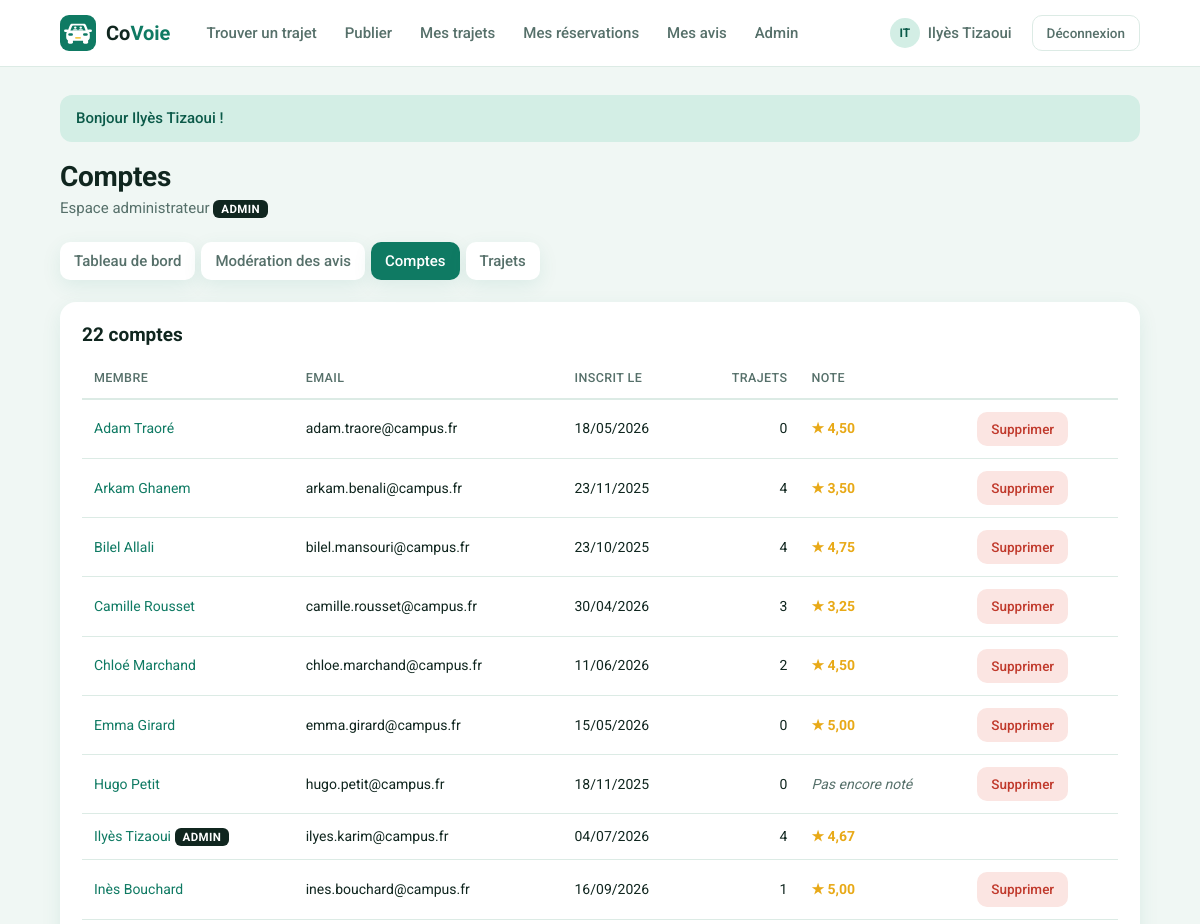
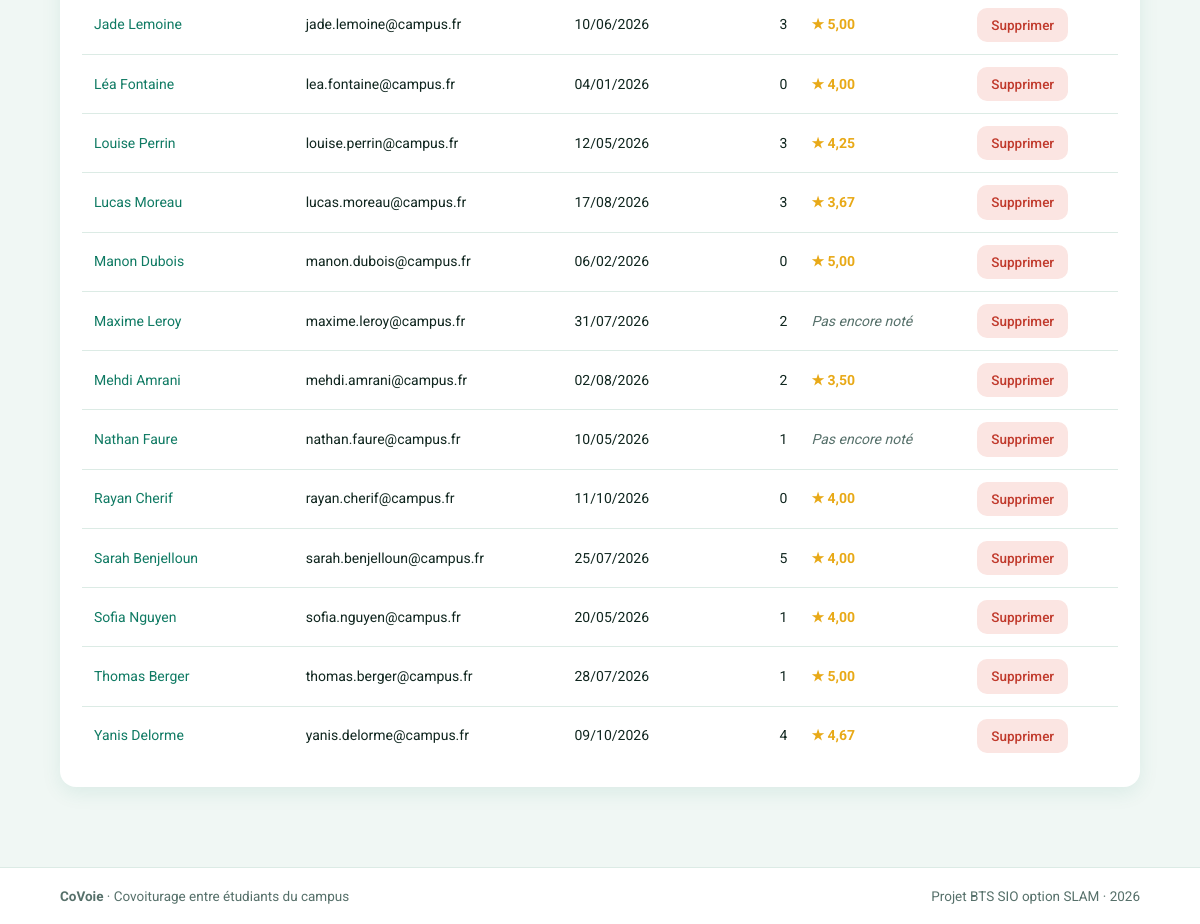
The app's page /index.php?page=admin-utilisateurs (signed in) with its own data (2 pictures, top to bottom).
### tables this page shows
CREATE TABLE utilisateurs (
    id               INT(11)      NOT NULL AUTO_INCREMENT,
    nom              VARCHAR(100) NOT NULL,
    email            VARCHAR(180) NOT NULL,
    mot_de_passe     VARCHAR(255) NOT NULL,
    role             VARCHAR(10)  NOT NULL DEFAULT 'membre',
    date_inscription DATETIME     NOT NULL,

    PRIMARY KEY (id),
    UNIQUE KEY email_unique (email)
);

### includes/fonctions.php (called while the page is built, shortened)
<?php
function estConnecte(): bool
{
    return isset($_SESSION['utilisateur']);
}
function idConnecte(): int
{
    if (estConnecte()) {
        return $_SESSION['utilisateur']['id'];
    }
    return 0;
}
function afficherVue(string $vue, array $donnees = []): void
{
    extract($donnees);
    require 'vues/gabarit/en-tete.php';
    require 'vues/' . $vue . '.php';
    require 'vues/gabarit/pied.php';
}
function e($texte): string
{
    return htmlspecialchars((string) $texte, ENT_QUOTES, 'UTF-8');
}
function formaterDate(string $date): string
{
    return date('d/m/Y', strtotime($date));
}
function formaterNote(?float $note): string
{
    return '★ ' . number_format($note, 2, ',', ' ');
}

### controleurs/AdminController.php (called while the page is built, shortened)
<?php
class AdminController
{
    public function utilisateurs(): void
    {
        afficherVue('admin/utilisateurs', [
            'titre' => 'Comptes',
            'onglet' => 'admin-utilisateurs',
            'utilisateurs' => Utilisateur::listerTous()
        ]);
    }
}

### index.php (called while the page is built, shortened)
<?php
require_once 'includes/connexion.php';
require_once 'includes/fonctions.php';
require_once 'includes/routes.php';
require_once 'controleurs/AdminController.php';
$page = 'accueil';
if (isset($_GET['page']) && is_string($_GET['page'])) {
    $page = $_GET['page'];
}
$nomMethode = $routes[$page][1];
$controleur = new $nomControleur();
$controleur->$nomMethode();

### includes/connexion.php (called while the page is built)
<?php
function connexionBdd(): PDO
{
    static $pdo = null;
    if ($pdo === null) {
        $dsn = 'mysql:host=' . BDD_HOTE . ';port=' . BDD_PORT . ';dbname=' . BDD_NOM . ';charset=utf8mb4';
        try {
            $pdo = new PDO($dsn, BDD_UTILISATEUR, BDD_MOT_DE_PASSE, [
                PDO::ATTR_ERRMODE => PDO::ERRMODE_EXCEPTION,
                PDO::ATTR_DEFAULT_FETCH_MODE => PDO::FETCH_ASSOC,
                PDO::ATTR_EMULATE_PREPARES => false
            ]);
        } catch (PDOException $erreur) {
            afficherErreur(500, 'Base de données inaccessible : lancez WAMP et importez sql/covoiturage.sql.');
        }
    }
    return $pdo;
}
function requete(string $sql, array $parametres = []): PDOStatement
{
    $resultat = connexionBdd()->prepare($sql);
    $resultat->execute($parametres);
    return $resultat;
}

### modeles/Utilisateur.php (called while the page is built, shortened)
<?php
class Utilisateur
{
    public static function listerTous(): array
    {
        $sql = "SELECT u.id, u.nom, u.email, u.role, u.date_inscription,
                       (SELECT AVG(note) FROM avis WHERE id_cible = u.id) AS note,
                       (SELECT COUNT(*) FROM trajets WHERE id_conducteur = u.id) AS nb_trajets
                FROM utilisateurs u
                ORDER BY u.nom";
        return requete($sql)->fetchAll();
    }
}

### vues/admin/utilisateurs.php (the view, shortened to what this page needs)
<?php
require 'vues/admin/onglets.php';
?>
<div class="carte">
    <h2><?= count($utilisateurs) ?> comptes</h2>
    <div class="tableau-defilant">
        <table>
            <tr>
                <th>Membre</th>
                <th>Email</th>
                <th>Inscrit le</th>
                <th class="nombre">Trajets</th>
                <th>Note</th>
                <th></th>
            </tr>
            <?php foreach ($utilisateurs as $u) { ?>
                <tr>
                    <td>
                        <a href="index.php?page=profil&amp;id=<?= $u['id'] ?>"><?= e($u['nom']) ?></a>
                        <?php if ($u['role'] === 'admin') { ?><span class="badge-admin">ADMIN</span><?php } ?>
                    </td>
                    <td><?= e($u['email']) ?></td>
                    <td><?= formaterDate($u['date_inscription']) ?></td>
                    <td class="nombre"><?= $u['nb_trajets'] ?></td>
                    <td>
                        <?php if ($u['note'] === null) { ?>
                            <span class="note-vide">Pas encore noté</span>
                        <?php } else { ?>
                            <span class="note"><?= formaterNote((float) $u['note']) ?></span>
                        <?php } ?>
                    </td>
                    <td>
                        <?php
                        if ($u['id'] != idConnecte()) { ?>
                            <form class="en-ligne" method="post" action="index.php?page=admin-supprimer-compte&amp;id=<?= $u['id'] ?>"
                                  data-confirmation="Supprimer le compte de <?= e($u['nom']) ?> ? Ses trajets, réservations et avis seront aussi supprimés.">
                                <button class="bouton bouton-danger bouton-petit" type="submit">Supprimer</button>
                            </form>
                        <?php } ?>
                    </td>
                </tr>
            <?php } ?>
        </table>
    </div>
</div>

### css/style.css (style rules this page uses)
:root { --fond: #f0f7f4; --surface: #ffffff; --encre: #10261f; --gris: #56706a; --bord: #dcebe5; --primaire: #0f7a63; --primaire-fonce: #0b5a49; --clair: #d3eee5; --champ: #f9fcfb; --jaune: #f2c94c; --jaune-clair: #fdf3d3; --rouge: #c0392b; --rouge-clair: #fbe5e2; --etoile: #e8a917; --ombre: 0 6px 20px rgba(15, 122, 99, .09); --rayon: 16px; }
* { box-sizing: border-box; }
body { margin: 0; font-family: "Roboto", Arial, sans-serif; font-size: 15px; line-height: 1.5; color: var(--encre); background: var(--fond); min-height: 100vh; display: flex; flex-direction: column; }
a { color: var(--primaire); text-decoration: none; }
h1, h2, h3 { margin: 0 0 12px; line-height: 1.2; }
h2 { font-size: 19px; }
.bouton { display: inline-flex; align-items: center; justify-content: center; gap: 6px; background: var(--primaire); color: #fff; border: none; border-radius: 12px; padding: 11px 20px; font: inherit; font-weight: 500; cursor: pointer; transition: background .15s; }
.bouton-danger { background: var(--rouge-clair); color: var(--rouge); }
.bouton-petit { padding: 7px 14px; font-size: 13.5px; border-radius: 10px; }
.en-ligne { display: inline; margin: 0; }
.carte { background: var(--surface); border-radius: var(--rayon); box-shadow: var(--ombre); padding: 22px; margin-bottom: 20px; }
.carte > h2 { display: flex; align-items: center; justify-content: space-between; gap: 10px; }
.note { color: var(--etoile); font-weight: 700; }
.note-vide { color: var(--gris); font-style: italic; font-weight: 400; }
.tableau-defilant { overflow-x: auto; }
table { width: 100%; border-collapse: collapse; font-size: 14px; }
th { text-align: left; color: var(--gris); font-weight: 500; font-size: 12.5px; text-transform: uppercase; letter-spacing: .4px; padding: 10px 12px; border-bottom: 2px solid var(--bord); white-space: nowrap; }
td { padding: 12px; border-bottom: 1px solid var(--bord); vertical-align: middle; }
tr:last-child td { border-bottom: none; }
td.nombre, th.nombre { text-align: right; }
.badge-admin { background: var(--encre); color: #fff; padding: 2px 8px; border-radius: 6px; font-size: 11.5px; font-weight: 700; letter-spacing: .4px; }

### records on screen
utilisateurs: nom "Adam Traoré", email "adam.traore@campus.fr", date_inscription "18/05/2026", nb_trajets "0", note "★ 4,50"
utilisateurs: nom "Arkam Ghanem", email "arkam.benali@campus.fr", date_inscription "23/11/2025", nb_trajets "4", note "★ 3,50"
utilisateurs: nom "Bilel Allali", email "bilel.mansouri@campus.fr", date_inscription "23/10/2025", nb_trajets "4", note "★ 4,75"
utilisateurs: nom "Camille Rousset", email "camille.rousset@campus.fr", date_inscription "30/04/2026", nb_trajets "3", note "★ 3,25"
utilisateurs: nom "Chloé Marchand", email "chloe.marchand@campus.fr", date_inscription "11/06/2026", nb_trajets "2", note "★ 4,50"
utilisateurs: nom "Emma Girard", email "emma.girard@campus.fr", date_inscription "15/05/2026", nb_trajets "0", note "★ 5,00"
utilisateurs: nom "Hugo Petit", email "hugo.petit@campus.fr", date_inscription "18/11/2025", nb_trajets "0", shows "Pas encore noté"
utilisateurs: nom "Ilyès Tizaoui", role "ADMIN", email "ilyes.karim@campus.fr", date_inscription "04/07/2026", nb_trajets "4", note "★ 4,67"
utilisateurs: nom "Inès Bouchard", email "ines.bouchard@campus.fr", date_inscription "16/09/2026", nb_trajets "1", note "★ 5,00"
utilisateurs: nom "Jade Lemoine", email "jade.lemoine@campus.fr", date_inscription "10/06/2026", nb_trajets "3", note "★ 5,00"
utilisateurs: nom "Léa Fontaine", email "lea.fontaine@campus.fr", date_inscription "04/01/2026", nb_trajets "0", note "★ 4,00"
utilisateurs: nom "Louise Perrin", email "louise.perrin@campus.fr", date_inscription "12/05/2026", nb_trajets "3", note "★ 4,25"
utilisateurs: nom "Lucas Moreau", email "lucas.moreau@campus.fr", date_inscription "17/08/2026", nb_trajets "3", note "★ 3,67"
utilisateurs: nom "Manon Dubois", email "manon.dubois@campus.fr", date_inscription "06/02/2026", nb_trajets "0", note "★ 5,00"
utilisateurs: nom "Maxime Leroy", email "maxime.leroy@campus.fr", date_inscription "31/07/2026", nb_trajets "2", shows "Pas encore noté"
utilisateurs: nom "Mehdi Amrani", email "mehdi.amrani@campus.fr", date_inscription "02/08/2026", nb_trajets "2", note "★ 3,50"
utilisateurs: nom "Nathan Faure", email "nathan.faure@campus.fr", date_inscription "10/05/2026", nb_trajets "1", shows "Pas encore noté"
utilisateurs: nom "Rayan Cherif", email "rayan.cherif@campus.fr", date_inscription "11/10/2026", nb_trajets "0", note "★ 4,00"
utilisateurs: nom "Sarah Benjelloun", email "sarah.benjelloun@campus.fr", date_inscription "25/07/2026", nb_trajets "5", note "★ 4,00"
utilisateurs: nom "Sofia Nguyen", email "sofia.nguyen@campus.fr", date_inscription "20/05/2026", nb_trajets "1", note "★ 4,00"
utilisateurs: nom "Thomas Berger", email "thomas.berger@campus.fr", date_inscription "28/07/2026", nb_trajets "1", note "★ 5,00"
utilisateurs: nom "Yanis Delorme", email "yanis.delorme@campus.fr", date_inscription "09/10/2026", nb_trajets "4", note "★ 4,67"

### other values on screen
initiales(nomConnecte()) "IT"
nomConnecte() "Ilyès Tizaoui"
$message['texte'] "Bonjour Ilyès Tizaoui !"
$titre "Comptes"
$texte "Tableau de bord"
$texte "Modération des avis"
$texte "Comptes"
$texte "Trajets"
count($utilisateurs) "22"
SLOGAN_APPLICATION "Covoiturage entre étudiants du campus"
